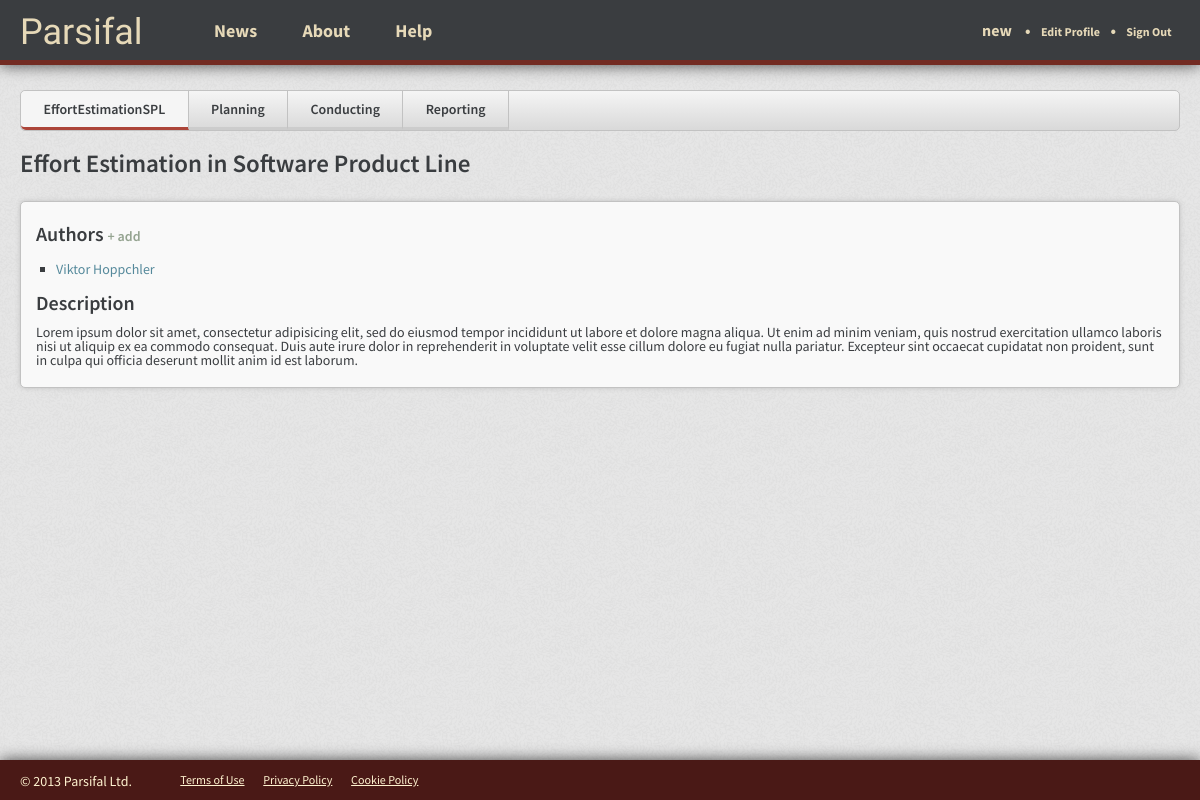
Screenshot of /admin/EffortEstimationSPL/ (signed in) with the database file from the repository.
### reviews/models.py (models this page shows, shortened)
class Review(models.Model):
  short_name = models.CharField(max_length=50)
  title = models.CharField(max_length=200)
  description = models.CharField(max_length=500)
  user = models.ForeignKey(User)
  create_date = models.DateTimeField(auto_now_add=True, blank=True)
  last_update = models.DateTimeField()
  co_authors = models.ManyToManyField(User, related_name="co+")
  class Meta:
      verbose_name = "Review"
      verbose_name_plural = "Reviews"

### reviews/views.py (the view)
@login_required
def review(request, username, review_name):
  review = Review.objects.get(short_name=review_name)
  context = RequestContext(request, {'review': review})
  return render_to_response('reviews/review.html', context)

### reviews/templates/reviews/review.html (shortened to what this page needs)
{% extends 'base_app.html' %}
{% block head_extra %}
  <link href="{{ STATIC_URL }}css/review.css" rel="stylesheet" media="screen">
{% endblock head_extra %}
{% block content %}
  <ul class="review-menu">
    <li class="active"><a href="/{{ review.user.username }}/{{ review.short_name }}/">{{ review.short_name }}</a></li>
    <li><a href="/{{ review.user.username }}/{{ review.short_name }}/planning/">Planning</a></li>
    <li><a href="/{{ review.user.username }}/{{ review.short_name }}/conducting/">Conducting</a></li>
    <li><a href="/{{ review.user.username }}/{{ review.short_name }}/reporting/">Reporting</a></li>
  </ul>
  <h1>{{ review.title }}</h1>
  <div class="container">
    <h2>Authors <button type="button" class="add-author">+ add</button></h2>
    <ul class="authors">
      <li><a href="/{{ review.user.username }}/">{{ review.user.get_full_name }}</a></li>
    </ul>
    <h2>Description</h2>
    <p>{{ review.description }}</p>
  </div>
{% endblock content %}

### templates/base_app.html (shortened to what this page needs)
<!DOCTYPE html>
<html>
<head>
  <link href="{{ STATIC_URL }}css/style_app.css" rel="stylesheet" media="screen">
  {% block head_extra %}
  {% endblock head_extra %}
</head>
<body>
  <header class="wrapper">
    <h1><a href="/">Parsifal</a></h1>
    <nav class="menu">
      <a href="#">News</a>
      <a href="#">About</a>
      <a href="#">Help</a>
    </nav>
    <nav class="signedin">
      <a href="/{{ user.username }}/" class="user">{{ user.username }}</a>
      <span class="bullet">&bull;</span>
      <a href="/users/profile/">Edit Profile</a>
      <span class="bullet">&bull;</span>
      <a href="/signout/">Sign Out</a>
    </nav>
  </header>
  <section class="content wrapper">
    {% block content %}
    {% endblock content %}
    <div class="push"></div>
  </section>
  <footer class="wrapper">
    <p>© 2013 Parsifal Ltd.</p>
    <ul>
      <li><a href="#">Terms of Use</a></li>
      <li><a href="#">Privacy Policy</a></li>
      <li><a href="#">Cookie Policy</a></li>
    </ul>
  </footer>
</body>
</html>

### static/css/style_app.css (style rules this page uses)
* { -moz-box-sizing: border-box; -webkit-box-sizing: border-box; box-sizing: border-box; }
html, body { height: 100%; }
body { background: url("../img/ticks.png"); color: #3A3D40; font-family: "Source Sans Pro", Tahoma, Arial, sans-serif; font-weight: 400; font-size: 62.5%; }
header { background: #3A3D40; height: 65px; border-bottom: 5px solid #732B22; position: fixed; width: 100%; box-shadow: 0 0px 15px rgba(0, 0, 0, 0.7); }
header h1 { font-family: Playball, cursive; font-size: 3.6em; float: left; padding-top: .4em; font-weight: 400; margin: 0; }
header h1 a { color: #E6D9B8; text-decoration: none; }
header nav.menu { float: left; padding-top: 2.2em; padding-left: 5em; }
header nav.menu a { padding: 0 1.2em; color: #E6D9B8; text-decoration: none; font-size: 1.8em; font-weight: bold; }
header nav.signedin { padding-top: 2.2em; float: right; }
header nav.signedin span.bullet { color: #E6D9B8; font-size: 1.6em; font-weight: bold; }
header nav.signedin a { color: #E6D9B8; text-decoration: none; font-size: 1.2em; padding: 0 .7em; font-weight: bold; }
header nav.signedin a.user { font-size: 1.6em; }
.wrapper { width: 100%; padding: 0 20px; }
.content { padding: 90px 20px 20px; min-height: 100%; height: auto !important; height: 100%; margin: 0 auto -40px; }
footer { background-color: #4A1916; height: 40px; box-shadow: 0 0px 15px rgba(0, 0, 0, 0.7); }
footer p { padding-top: 1em; color: #FFF3D0; font-size: 1.4em; font-weight: 400; float: left; margin: 0; }
footer ul { float: left; padding-top: 1.4em; padding-left: 2em; }
footer ul li { display: inline; font-size: 1.2em; padding: 0 .7em; }
footer ul li a { color: #FFF3D0; text-decoration: underline; }
.push { height: 40px; }
.container { width: 100%; border-radius: 5px; box-shadow: 0 0 5px 0 #C2C2C2; border: 1px solid #C2C2C2; padding: 1em 1.5em; margin: 0 0 2em 0; background: #F9F9F9; }
ul { margin-left: 20px; }
ul li { font-size: 1.4em; padding: .2em 0; list-style: square; }

### reviews/static/css/review.css (style rules this page uses)
button.add-author, button.remove-author { cursor: pointer; background: none; border: none; font-weight: 600; font-size: 14px; display: inline; padding: 0; margin: 0; }
button.add-author { color: #94A390; }
ul.authors li { line-height: 1.3; }
ul.review-menu { width: 100%; margin: 0; margin-bottom: 20px; padding: 0; border: 1px solid #C2C2C2; background: #F5F5F5; border-radius: 5px; background: -moz-linear-gradient(top, #F5F5F5 0%, #D9D9D9 100%); background: -webkit-linear-gradient(top, #F5F5F5 0%, #D9D9D9 100%); background: -o-linear-gradient(top, #F5F5F5 0%, #D9D9D9 100%); font-size: 0; }
ul.review-menu li { display: inline-block; list-style: none; padding: 0; font-size: 14px; border-bottom: 3px solid #CCCCCC; border-right: 1px solid #C2C2C2; }
ul.review-menu li:first-child { border-bottom-left-radius: 5px; }
ul.review-menu li a { display: block; padding: .8em 1.6em; font-weight: 600; color: #3A3D40; }
ul.review-menu li:first-child { border-top-left-radius: 5px; border-bottom-left-radius: 5px; }
ul.review-menu li.active { background: #F5F5F5; color: #666B71; border-bottom: 3px solid #AC4539; }

### static/css/form.css (style rules this page uses)
input, button, select, option, textarea { font-family: inherit; }
button { text-transform: none; }

### static/css/typography.css (style rules this page uses)
h1, h2, h3, h4, h5, h6 { font-weight: 600; }
h1 { font-size: 2.5em; margin-bottom: 1em; }
h2 { font-size: 2em; margin: .6em 0; }
a { color: #55899B; text-decoration: none; }
p { font-size: 1.4em; margin-bottom: .7em; }

### rows the page displays
Review: short_name "EffortEstimationSPL", title "Effort Estimation in Software Product Line", user.get_full_name "Viktor Hoppchler", description "Lorem ipsum dolor sit amet, consectetur adipisicing elit, sed do eiusmod tempor incididunt ut labore et dolore magna aliqua. Ut enim ad minim veniam, quis nostrud exercitation ullamco laboris nisi ut aliquip ex ea commodo consequat. Duis aute irure dolor in reprehenderit in voluptate velit esse cillum dolore eu fugiat nulla pariatur. Excepteur sint occaecat cupidatat non proident, sunt in culpa qui officia deserunt mollit anim id est laborum."

### other values shown
{{ user.username }} "new"
